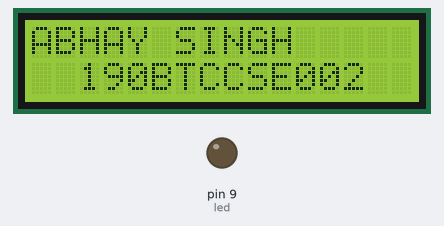
Simulated run of this sketch. Board: Arduino Uno, built with avr-gcc and run on an emulated ATmega328P. Shown: 16×2 character LCD, output pins drawn as LEDs (lit = HIGH).

Above: at 0.1 s.
At 0.56 s:
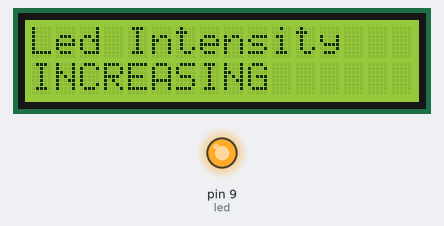
At 39.65 s:
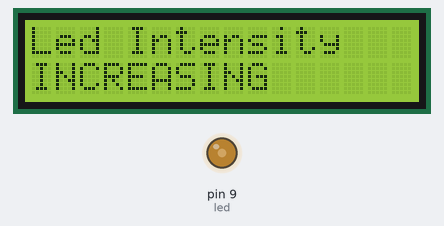
Timing chart, 0 to 40.0 s (numbered marks = the images above):
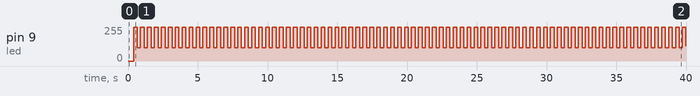

The sketch:

LED_Fading.ino
```cpp
#include<LiquidCrystal.h>
int led=9;
LiquidCrystal lcd(5,4,3,2,1,0);
void setup() {
  pinMode(9,OUTPUT);
  lcd.begin(16,2);
  lcd.clear();
  lcd.setCursor(0,0);
  lcd.print("ABHAY SINGH");
  lcd.setCursor(0,1);
  lcd.print("  190BTCCSE002");
  delay(100);
  lcd.clear();
}

void loop() {
  int fading;
  lcd.setCursor(0,0);
  lcd.print("Led Intensity");
  for(fading=100;fading<=255;fading+=5)
  {
    lcd.setCursor(0,1);
    lcd.print("INCREASING     ");
    analogWrite(led,fading);
    delay(5);
  }
  delay(50);
   for(fading=255;fading>=100;fading-=5)
  {
    lcd.setCursor(0,1);
    lcd.print("   DECREASING");
    analogWrite(led,fading);
    delay(5);
  }

}
```

Measured:
- by itself, pin 9 (led): repeats every 0.50 s: 100/255 0.23 s, 255/255 0.27 s
